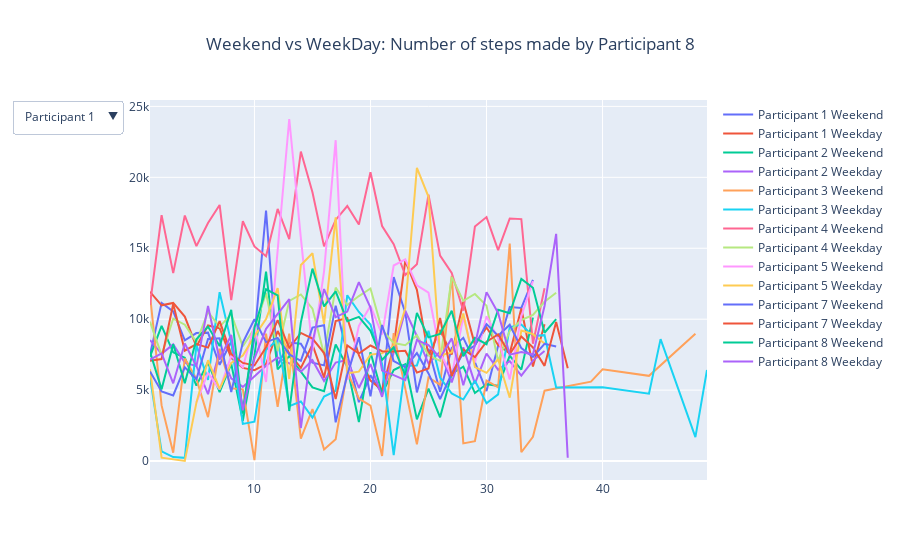

Notebook code cell kept with this figure:
### Code cell
# Author: Emily
# Last edit: 31/10/2022
# Now creating a line graph that show the participants average step counts over the week for weekend vs weekday
import plotly.express as px 

# Initialize figure
fig = go.Figure()

# Add Traces
# CODE FOR PARTICIPANT 1
# separate into two dataframes of weekend and weekday
wkdf = df.loc[df["Is Weekend"]==True]
wddf = df.loc[df["Is Weekend"]!=True]
# create the line plots; one for weekend, one for weekday
fig.add_trace(
    go.Scatter(x=wkdf["Week"], y=wkdf["Steps"],name='Participant 1 Weekend'))
fig.add_trace(
    go.Scatter(x=wddf["Week"], y=wddf["Steps"],name='Participant 1 Weekday'))

# REPEAT FOR PARTICIPANT 2
wkdf2 = df2.loc[df2["Is Weekend"]==True]
wddf2 = df2.loc[df2["Is Weekend"]!=True]
fig.add_trace(
    go.Scatter(x=wkdf2["Week"], y=wkdf2["Steps"],name='Participant 2 Weekend'))
fig.add_trace(
    go.Scatter(x=wddf2["Week"], y=wddf2["Steps"],name='Participant 2 Weekday'))

# REPEAT FOR PARTICIPANT 3
wkdf3 = df3.loc[df3["Is Weekend"]==True]
wddf3 = df3.loc[df3["Is Weekend"]!=True]
fig.add_trace(
    go.Scatter(x=wkdf3["Week"], y=wkdf3["Steps"],name='Participant 3 Weekend'))
fig.add_trace(
    go.Scatter(x=wddf3["Week"], y=wddf3["Steps"],name='Participant 3 Weekday'))

# REPEAT FOR PARTICIPANT 4
wkdf4 = df4.loc[df4["Is Weekend"]==True]
wddf4 = df4.loc[df4["Is Weekend"]!=True]
fig.add_trace(
    go.Scatter(x=wkdf4["Week"], y=wkdf4["Steps"],name='Participant 4 Weekend'))
fig.add_trace(
    go.Scatter(x=wddf4["Week"], y=wddf4["Steps"],name='Participant 4 Weekday'))

# REPEAT FOR PARTICIPANT 5
wkdf5 = df5.loc[df5["Is Weekend"]==True]
wddf5 = df5.loc[df5["Is Weekend"]!=True]
fig.add_trace(
    go.Scatter(x=wkdf5["Week"], y=wkdf5["Steps"],name='Participant 5 Weekend'))
fig.add_trace(
    go.Scatter(x=wddf5["Week"], y=wddf5["Steps"],name='Participant 5 Weekday'))

# REPEAT FOR PARTICIPANT 7
wkdf7 = df7.loc[df7["Is Weekend"]==True]
wddf7 = df7.loc[df7["Is Weekend"]!=True]
fig.add_trace(
    go.Scatter(x=wkdf7["Week"], y=wkdf7["Steps"],name='Participant 7 Weekend'))
fig.add_trace(
    go.Scatter(x=wddf7["Week"], y=wddf7["Steps"],name='Participant 7 Weekday'))

# REPEAT FOR PARTICIPANT 8
wkdf8 = df8.loc[df8["Is Weekend"]==True]
wddf8 = df8.loc[df8["Is Weekend"]!=True]
fig.add_trace(
    go.Scatter(x=wkdf8["Week"], y=wkdf8["Steps"],name='Participant 8 Weekend'))
fig.add_trace(
    go.Scatter(x=wddf8["Week"], y=wddf8["Steps"],name='Participant 8 Weekday'))
# fig.show()
# ADDS the traces above together with a drop down menu
fig.update_layout(
    updatemenus=[
        dict(
            active=0,
            buttons=list([
                dict(label="Participant 1",
                     method="update",
#                      line below decides what traces get show, since we want to see particpant 1; then only the first two positions is true
                     args=[{"visible": [True, True, False, False, False, False, False,False, False, False, False, False, False,False]},
                           {"title": "Weekend vs WeekDay: Number of steps made by Participant 1",
                           'xaxis': {'title': 'Week'},
                          'yaxis': {'title': 'Average Step Count'}}]),
                dict(label="Participant 2",
                     method="update",
#                      to see the participant 2 data, only the next 2 conseqcutive positions is true and repeated so on below
                     args=[{"visible": [False, False, True, True,False, False, False,False, False, False, False, False, False,False]},
                           {"title": "Weekend vs WeekDay: Number of steps made by Participant 2",
                           'xaxis': {'title': 'Week'},
                          'yaxis': {'title': 'Average Step Count'}}]),
                dict(label="Participant 3",
                     method="update",
                     args=[{"visible": [False, False, False, False,True, True, False,False, False, False, False, False, False,False]},
                           {"title": "Weekend vs WeekDay: Number of steps made by Participant 3",
                           'xaxis': {'title': 'Week'},
                          'yaxis': {'title': 'Average Step Count'}}]),
                dict(label="Participant 4",
                     method="update",
                     args=[{"visible": [False, False, False, False, False, False, True,True, False, False, False, False, False,False]},
                           {"title": "Weekend vs WeekDay: Number of steps made by Participant 4",
                           'xaxis': {'title': 'Week'},
                          'yaxis': {'title': 'Average Step Count'}}]),
                dict(label="Participant 5",
                     method="update",
                     args=[{"visible": [False, False, False, False, False,False,False,False, True, True, False, False, False,False]},
                           {"title": "Weekend vs WeekDay: Number of steps made by Participant 5",
                           'xaxis': {'title': 'Week'},
                          'yaxis': {'title': 'Average Step Count'}}]),
                dict(label="Participant 7",
                     method="update",
                     args=[{"visible": [False, False, False, False, False, False, False,False, False, False, True, True, False,False]},
                           {"title": "Weekend vs WeekDay: Number of steps made by Participant 7",
                           'xaxis': {'title': 'Week'},
                          'yaxis': {'title': 'Average Step Count'}}]),
                dict(label="Participant 8",
                     method="update",
                     args=[{"visible": [False, False, False, False, False, False,False,False, False, False, False, False, True,True]},
                           {"title": "Weekend vs WeekDay: Number of steps made by Participant 8",
                           'xaxis': {'title': 'Week'},
                          'yaxis': {'title': 'Average Step Count'}}])
                
            ]),
        )
    ])
# sets the title for each graph
fig.update_layout(title_text='Weekend vs WeekDay: Number of steps made by Participant 1', title_x=0.5)
fig.update_layout(title_text='Weekend vs WeekDay: Number of steps made by Participant 2', title_x=0.5)
fig.update_layout(title_text='Weekend vs WeekDay: Number of steps made by Participant 3', title_x=0.5)
fig.update_layout(title_text='Weekend vs WeekDay: Number of steps made by Participant 4', title_x=0.5)
fig.update_layout(title_text='Weekend vs WeekDay: Number of steps made by Participant 5', title_x=0.5)
fig.update_layout(title_text='Weekend vs WeekDay: Number of steps made by Participant 7', title_x=0.5)
fig.update_layout(title_text='Weekend vs WeekDay: Number of steps made by Participant 8', title_x=0.5)

### Figure 1 — Plotly figure (JSON) as saved in the notebook; plotly's stock layout.template omitted (floating-point values rounded to 4 significant figures)
{"data": [{"name": "Participant 1 Weekend", "type": "scatter", "x": [1, 2, 3, 4, 5, 6, 7, 8, 9, 10, 11, 12, 13, 14, 15, 16, 17, 18, 19, 20, 21, 22, 23, 24, 25, 26, 27, 28, 29, 30, 31, 32, 33, 34], "y": [7493.0, 11150.0, 10550.0, 8507.0, 9020.0, 9052.0, 6786.0, 8427.0, 3621.0, 8690.0, 17660.0, 6740.0, 8351.0, 8265.0, 6931.0, 6745.0, 10950.0, 7558.0, 4148.0, 6048.0, 4748.0, 12969, 10460.0, 4839.0, 7924.0, 4880.0, 7972.0, 8684, 6974.0, 4937.0, 8125.0, 10860.0, 10792, 12780.0]}, {"name": "Participant 1 Weekday", "type": "scatter", "x": [1, 2, 3, 4, 5, 6, 7, 8, 9, 10, 11, 12, 13, 14, 15, 16, 17, 18, 19, 20, 21, 22, 23, 24, 25, 26, 27, 28, 29, 30, 31, 32, 33, 34, 35], "y": [11930.0, 10980.0, 11150.0, 10180.0, 8070.0, 9561.0, 9366.0, 7270.0, 6564.0, 6404.0, 6837.0, 9171.0, 7588.0, 6560.0, 8202.0, 5886.0, 9875.0, 10080.0, 7469.0, 5669.0, 5010.0, 8058.0, 14120.0, 12070.0, 7413.0, 9235.0, 7501.0, 11220.0, 8190, 9413.0, 8176.0, 7600.0, 10760.0, 6662.0, 9643.0]}, {"name": "Participant 2 Weekend", "type": "scatter", "x": [1, 2, 3, 4, 5, 6, 7, 8, 9, 10, 11, 12, 13, 14, 15, 16, 17, 18, 19, 20, 21, 22, 23, 24, 25, 26, 27, 28, 29, 30, 31, 32, 33, 34], "y": [7362.0, 9523, 7660.0, 7274.0, 5317, 6964.0, 4861, 6858, 2832.0, 7446, 13360.0, 6468.0, 7407, 6321, 5192.0, 4922.0, 8224, 6624, 2750.0, 7670, 4761, 6413, 6823, 2938.0, 5109, 3085, 6152.0, 6658, 4794.0, 5410, 5304.0, 7422.0, 6447, 10110.0]}, {"name": "Participant 2 Weekday", "type": "scatter", "x": [1, 2, 3, 4, 5, 6, 7, 8, 9, 10, 11, 12, 13, 14, 15, 16, 17, 18, 19, 20, 21, 22, 23, 24, 25, 26, 27, 28, 29, 30, 31, 32, 33, 34, 35], "y": [8528.0, 7561.0, 8226.0, 6932.0, 6701, 4717.0, 7722.0, 5829.0, 5226.0, 5968.0, 6717, 7304.0, 6890.0, 6296.0, 7112.0, 5647, 6942, 7121.0, 5153.0, 6837, 4527.0, 7646.0, 10600.0, 8798, 6873.0, 7716.0, 5547, 8012.0, 5460.0, 7580.0, 6427.0, 7049, 6028, 7083.0, 7752.0]}, {"name": "Participant 3 Weekend", "type": "scatter", "x": [1, 2, 3, 4, 5, 6, 7, 8, 9, 10, 11, 12, 13, 14, 15, 16, 17, 18, 19, 20, 21, 22, 24, 25, 26, 27, 28, 29, 30, 31, 32, 33, 34, 35, 39, 40, 44, 48], "y": [11714, 3920.0, 586.5, 7220.0, 5795.0, 3095, 7919.0, 5131.0, 5053.0, 68, 8979.0, 3829.0, 8977.0, 1584, 3666.0, 812.5, 1538.0, 6296.0, 4410.0, 3912, 358.5, 9018.0, 1186.0, 5894.0, 5379.0, 13050.0, 1243.0, 1401.0, 5680.0, 5190.0, 15340.0, 621.5, 1706.0, 4957.0, 5600.0, 6470.0, 6006.0, 8970.0]}, {"name": "Participant 3 Weekday", "type": "scatter", "x": [1, 2, 3, 4, 5, 6, 7, 8, 9, 10, 11, 12, 13, 14, 15, 16, 17, 18, 19, 20, 21, 22, 23, 24, 25, 26, 27, 28, 29, 30, 31, 32, 33, 34, 35, 36, 40, 44, 45, 48, 49], "y": [5898.0, 685.5, 280, 227, 8175.0, 5719, 11900.0, 8377.0, 2621.0, 2773, 7853.0, 8556.0, 3874.0, 4198.0, 3057.0, 4543.0, 4941, 11690.0, 10510.0, 9624.0, 6840.0, 427.0, 6721.0, 6741.0, 9180.0, 5882.0, 4764.0, 4337.0, 5664.0, 4075.0, 4698.0, 9430.0, 9617.0, 8817.0, 8874.0, 5189.0, 5201.0, 4749.0, 8593.0, 1686.0, 6425.0]}, {"name": "Participant 4 Weekend", "type": "scatter", "x": [1, 2, 3, 4, 5, 6, 7, 8, 9, 10, 11, 12, 13, 14, 15, 16, 17, 18, 19, 20, 21, 22, 23, 24, 25, 26, 27, 28, 29, 30, 31, 32, 33, 34, 35], "y": [11010.0, 17340.0, 13250.0, 17310.0, 15150.0, 16790.0, 18050.0, 11340.0, 16910.0, 15130.0, 14438, 17770.0, 15650.0, 21810.0, 18940.0, 15140.0, 16990.0, 17980.0, 16669, 20360.0, 16560.0, 15280.0, 13110.0, 13870.0, 18775, 14480.0, 13260.0, 10600.0, 16530.0, 17200.0, 14870.0, 17100.0, 17056, 8271.0, 12180.0]}, {"name": "Participant 4 Weekday", "type": "scatter", "x": [1, 2, 3, 4, 5, 6, 7, 8, 9, 10, 11, 12, 13, 14, 15, 16, 17, 18, 19, 20, 21, 22, 23, 24, 25, 26, 27, 28, 29, 30, 31, 32, 33, 34, 35, 36], "y": [9825.0, 7465.0, 10040.0, 9615.0, 8385.0, 10520.0, 9462.0, 10360.0, 8089.0, 9342.0, 11840.0, 7751.0, 11290.0, 11740.0, 10750.0, 7506.0, 12230.0, 11000.0, 11630.0, 12170.0, 9246.0, 8322.0, 8160.0, 8872.0, 7453, 7065.0, 12970.0, 11290.0, 11780.0, 10950.0, 7039.0, 9168.0, 9940.0, 10310.0, 11230.0, 11860.0]}, {"name": "Participant 5 Weekend", "type": "scatter", "x": [5, 6, 7, 8, 9, 10, 11, 12, 13, 14, 15, 16, 17, 18, 19, 20, 21, 22, 23, 24, 25, 26, 27, 28, 29, 30, 31, 32, 33, 34], "y": [4136.0, 6213, 5052.0, 7412.0, 6612.0, 9593, 5578.0, 14677, 24110.0, 15730.0, 7798.0, 13377, 22620.0, 5719, 9528.0, 10940.0, 8916.0, 13783, 14220.0, 12390.0, 11867, 7648, 6010.0, 10150.0, 6954, 10210.0, 8636.0, 5754.0, 10210.0, 12690.0]}, {"name": "Participant 5 Weekday", "type": "scatter", "x": [1, 2, 4, 5, 6, 7, 8, 9, 10, 11, 12, 13, 14, 15, 16, 17, 18, 19, 20, 21, 22, 23, 24, 25, 26, 27, 28, 29, 30, 31, 32, 33, 34, 35], "y": [6479, 239, 4, 4120, 7106.0, 5092.0, 6921.0, 7437.0, 8806.0, 10000.0, 12190.0, 5784.0, 13820.0, 14650.0, 9672.0, 17180.0, 6185.0, 6303, 7504.0, 7595.0, 8096.0, 10777, 20670.0, 18630.0, 7445.0, 7660.0, 10399, 6620.0, 6219.0, 7179, 4467.0, 9206, 8946.0, 8284.0]}, {"name": "Participant 7 Weekend", "type": "scatter", "x": [1, 2, 3, 4, 5, 6, 7, 8, 9, 10, 11, 12, 13, 14, 15, 16, 17, 18, 19, 20, 21, 22, 23, 24, 25, 26, 27, 28, 29, 30, 31, 32, 33, 34, 35, 36], "y": [6318.0, 4909.0, 4622.0, 6615.0, 5771.0, 8608.0, 8648, 4872.0, 8352.0, 9996.0, 8385, 8684.0, 7516.0, 7062.0, 9410.0, 9577.0, 2727.0, 6084, 8732.0, 4569.0, 9594.0, 7044.0, 6613.0, 7614, 6174.0, 4372, 6175, 7638.0, 8143, 9650.0, 8829.0, 9607.0, 7961.0, 7342.0, 8264.0, 8082.0]}, {"name": "Participant 7 Weekday", "type": "scatter", "x": [1, 2, 3, 4, 5, 6, 7, 8, 9, 10, 11, 12, 13, 14, 15, 16, 17, 18, 19, 20, 21, 22, 23, 24, 25, 26, 27, 28, 29, 30, 31, 32, 33, 34, 35, 36, 37], "y": [7074.0, 7191.0, 11070.0, 7779.0, 8246.0, 7994.0, 9858.0, 7538.0, 6917, 6740.0, 8021.0, 9933.0, 7978.0, 9033.0, 8629.0, 7616.0, 4372.0, 8158, 7580, 8145.0, 7746.0, 7721, 7772.0, 6237.0, 6526.0, 10090.0, 5984.0, 7867.0, 7323.0, 8408.0, 8933.0, 7538.0, 8779.0, 8005.0, 6710.0, 9809.0, 6542.0]}, {"name": "Participant 8 Weekend", "type": "scatter", "x": [1, 2, 3, 4, 5, 6, 7, 8, 9, 10, 11, 12, 13, 14, 15, 16, 17, 18, 19, 20, 21, 22, 23, 24, 25, 26, 27, 28, 29, 30, 31, 32, 33, 34, 35, 36], "y": [7703, 5056, 8234.0, 5479.0, 8582, 9477.0, 8105, 10660.0, 3342.0, 9392.0, 12106, 11675, 3528.0, 9780.0, 13567, 10900.0, 11960.0, 9858.0, 10160.0, 9184.0, 7134, 8025.0, 6036.0, 10444, 8718.0, 8962.0, 10600.0, 7384.0, 8683.0, 8236.0, 10660.0, 10420.0, 12830.0, 12210.0, 9045, 10000.0]}, {"name": "Participant 8 Weekday", "type": "scatter", "x": [1, 2, 3, 4, 5, 6, 7, 8, 9, 10, 11, 12, 13, 14, 15, 16, 17, 18, 19, 20, 21, 22, 23, 24, 25, 26, 27, 28, 29, 30, 31, 32, 33, 34, 35, 36, 37], "y": [7143.0, 7584.0, 5480.0, 8288.0, 6674.0, 10930.0, 7145.0, 8899.0, 3578, 7220.0, 9319, 10350.0, 11420.0, 2328.0, 8350.0, 12120.0, 10150.0, 10540.0, 12610.0, 10820.0, 6379.0, 6061.0, 5709.0, 8519.0, 8179.0, 7272.0, 8647.0, 5345.0, 8171.0, 11910.0, 10440.0, 7503.0, 7688.0, 7507, 10930.0, 16020.0, 228]}], "layout": {"title": {"text": "Weekend vs WeekDay: Number of steps made by Participant 8", "x": 0.5}, "updatemenus": [{"active": 0, "buttons": [{"args": [{"visible": [true, true, false, false, false, false, false, false, false, false, false, false, false, false]}, {"title": "Weekend vs WeekDay: Number of steps made by Participant 1", "xaxis": {"title": "Week"}, "yaxis": {"title": "Average Step Count"}}], "label": "Participant 1", "method": "update"}, {"args": [{"visible": [false, false, true, true, false, false, false, false, false, false, false, false, false, false]}, {"title": "Weekend vs WeekDay: Number of steps made by Participant 2", "xaxis": {"title": "Week"}, "yaxis": {"title": "Average Step Count"}}], "label": "Participant 2", "method": "update"}, {"args": [{"visible": [false, false, false, false, true, true, false, false, false, false, false, false, false, false]}, {"title": "Weekend vs WeekDay: Number of steps made by Participant 3", "xaxis": {"title": "Week"}, "yaxis": {"title": "Average Step Count"}}], "label": "Participant 3", "method": "update"}, {"args": [{"visible": [false, false, false, false, false, false, true, true, false, false, false, false, false, false]}, {"title": "Weekend vs WeekDay: Number of steps made by Participant 4", "xaxis": {"title": "Week"}, "yaxis": {"title": "Average Step Count"}}], "label": "Participant 4", "method": "update"}, {"args": [{"visible": [false, false, false, false, false, false, false, false, true, true, false, false, false, false]}, {"title": "Weekend vs WeekDay: Number of steps made by Participant 5", "xaxis": {"title": "Week"}, "yaxis": {"title": "Average Step Count"}}], "label": "Participant 5", "method": "update"}, {"args": [{"visible": [false, false, false, false, false, false, false, false, false, false, true, true, false, false]}, {"title": "Weekend vs WeekDay: Number of steps made by Participant 7", "xaxis": {"title": "Week"}, "yaxis": {"title": "Average Step Count"}}], "label": "Participant 7", "method": "update"}, {"args": [{"visible": [false, false, false, false, false, false, false, false, false, false, false, false, true, true]}, {"title": "Weekend vs WeekDay: Number of steps made by Participant 8", "xaxis": {"title": "Week"}, "yaxis": {"title": "Average Step Count"}}], "label": "Participant 8", "method": "update"}]}]}}
